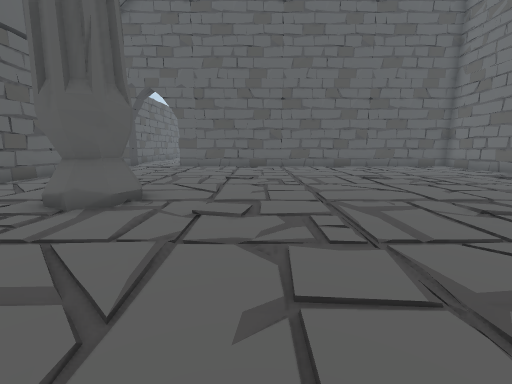
[1] (above)

24 first-person views from a walk through a scene from a Unity 3-D project. The camera is 1.2 m above the floor, tilts 10° down and sees 90° across. The floor is counted in squares, 1 m on a side. Each view is taken from the middle of a square. On the plan, view 1 faces up. The plan holds only what a view shows up to about 12 squares ahead; the rest is blank. The place goes on beyond the plan.

[2]
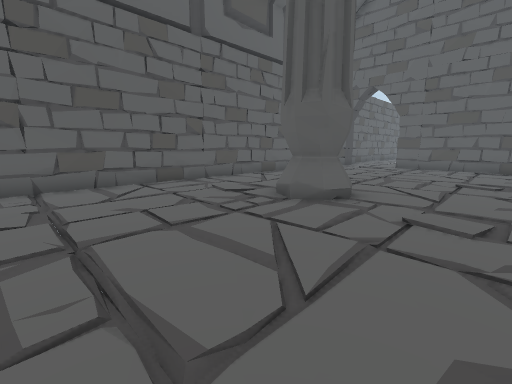

[3]
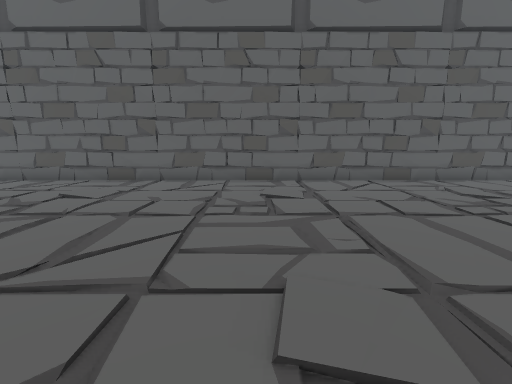

[4]
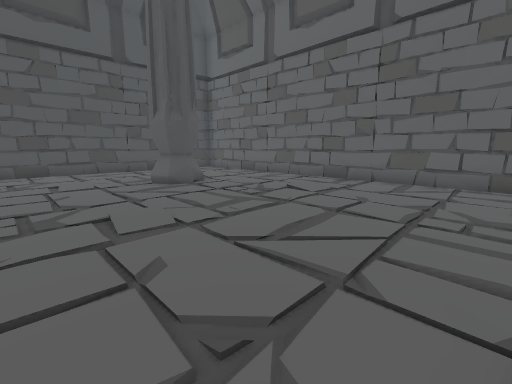

[5]
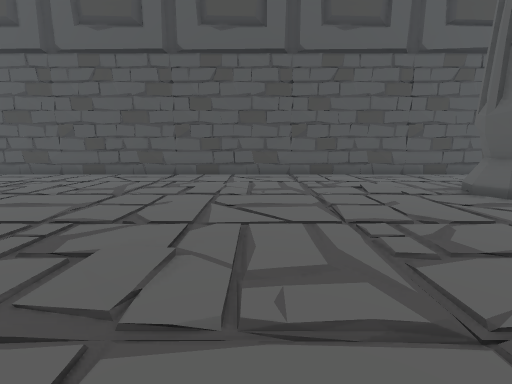

[6]
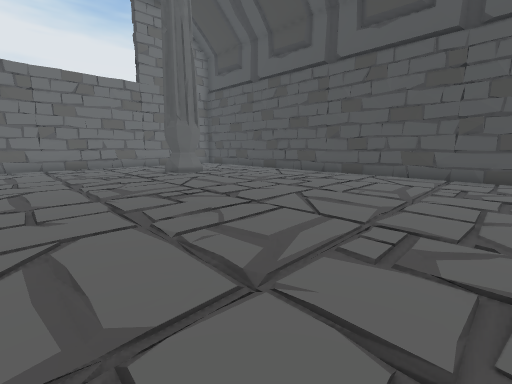

[7]
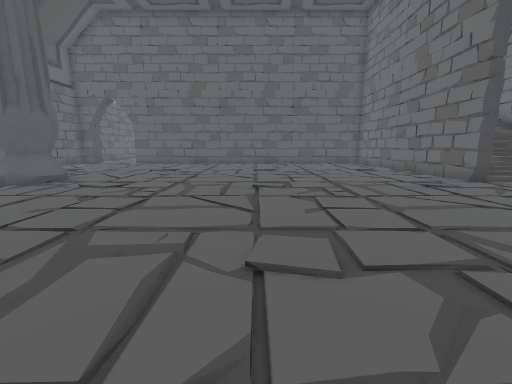

[8]
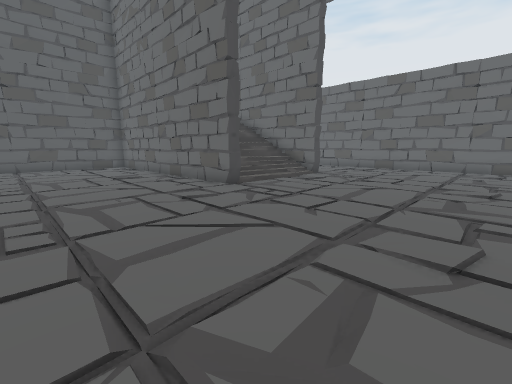

[9]
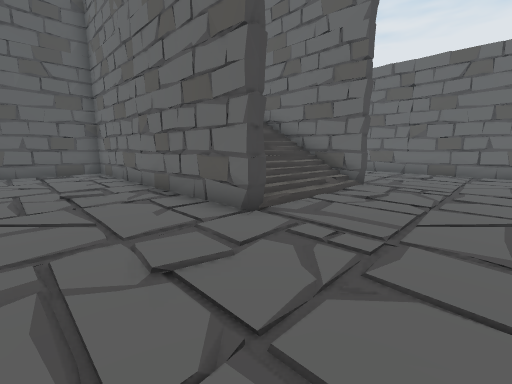

[10]
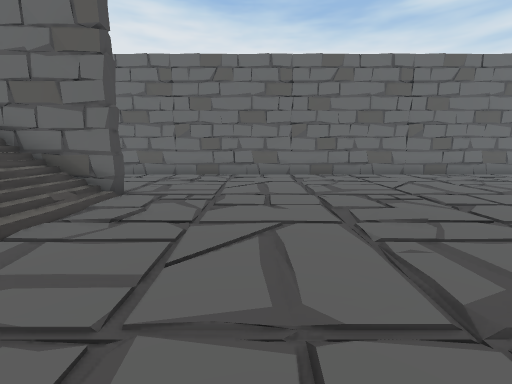

[11]
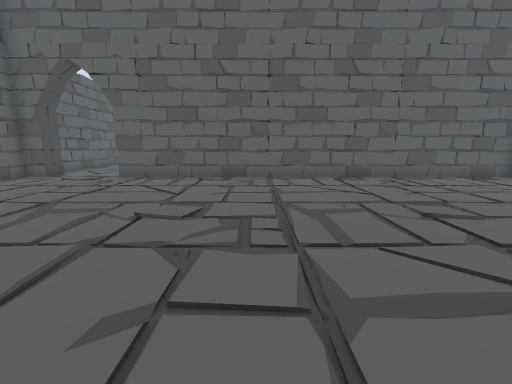

[12]
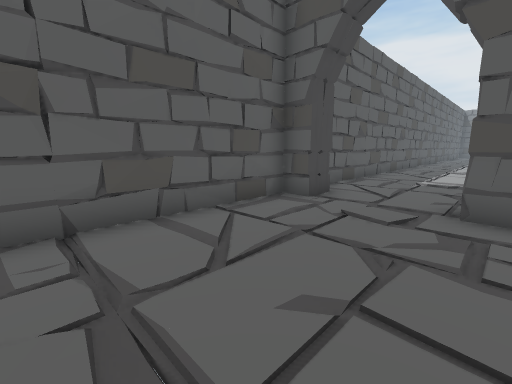

[13]
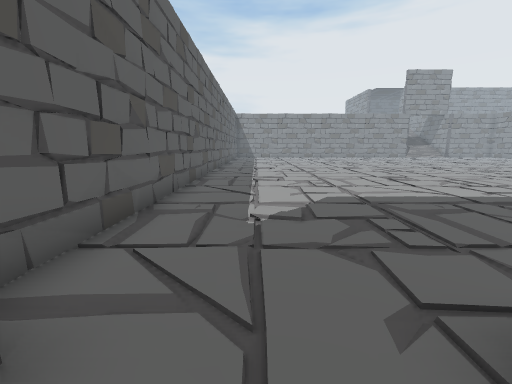

[14]
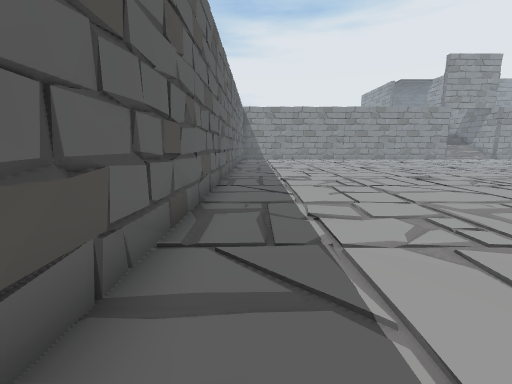

[15]
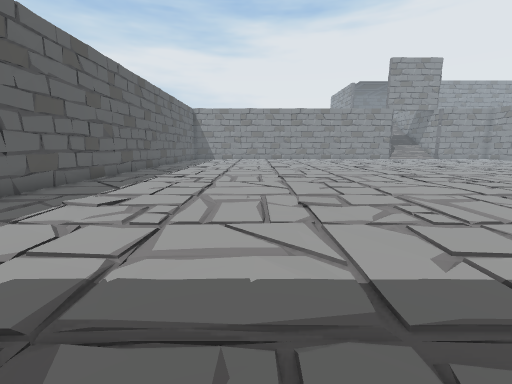

[16]
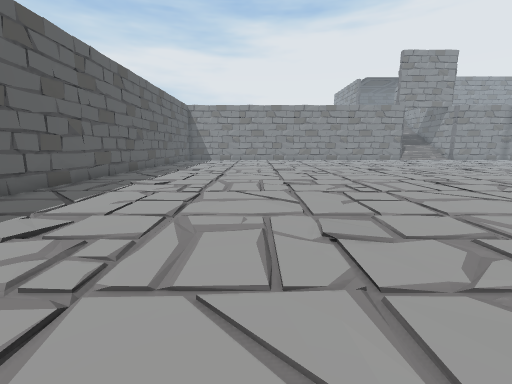

[17]
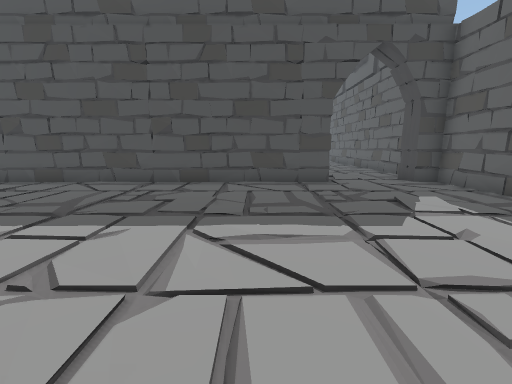

[18]
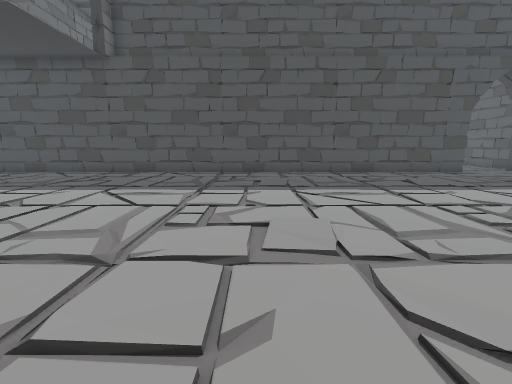

[19]
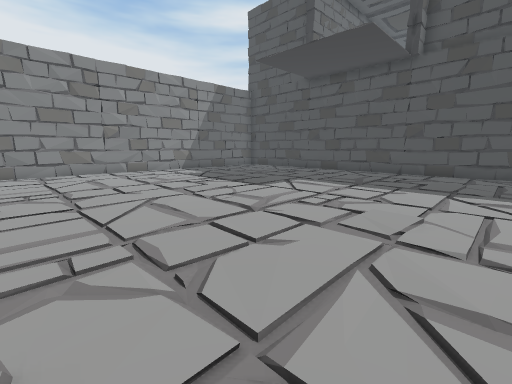

[20]
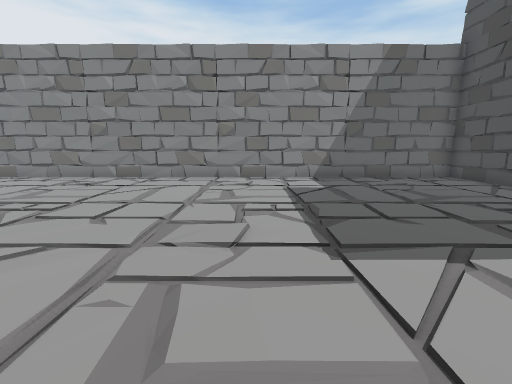

[21]
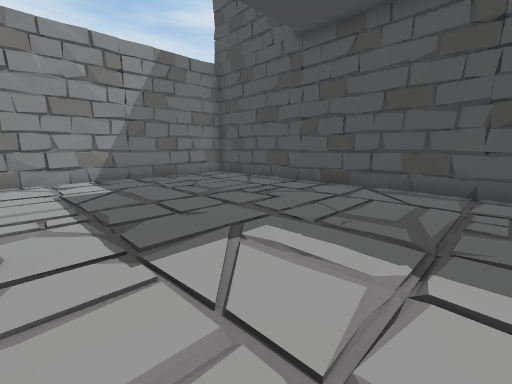

[22]
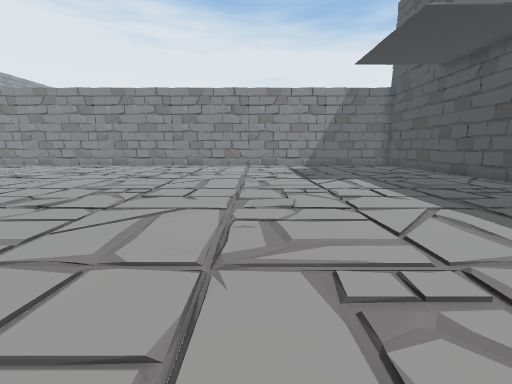

[23]
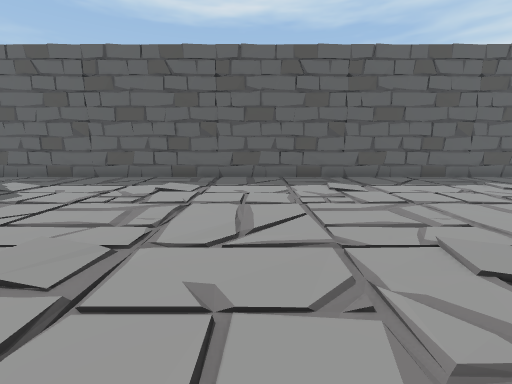

[24]
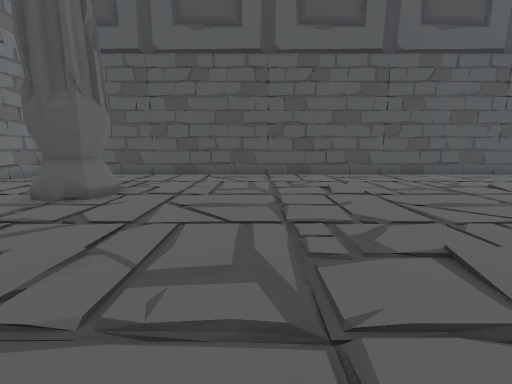

### Floor plan
Key: @ floor where view 1 was taken; # wall or solid block; . main floor; : floor 0.25 m higher than the main floor; + floor 0.75 m higher than the main floor; = window, fence, low wall or low ledge.
Columns run from 9 left of view 1 to 22 right of it. Each row starts with its distance up from view 1.
 33 ##........ ...  ...  ....    .#
 32 #.................. ......  ..#
 31 #......................... ...#
 30 #.............................#
 29 #.............................#
 28 #.............................#
 27 #.............................#
 26 #.............................#
 25 #.............................#
 24 #.............................#
 23 #.............................#
 22 #.............................#
 21 #.............................#
 20 #.............................#
 19 #.............................#
 18 #.............................##
 17 #..............................#
 16 ##...###########################
 15 ##......###..###..###
 14 #...................#
 13 #...................#
 12 #...................#
 11 #...................#
 10 #...................#
  9 #..  ...............#    #
  8 #..  ...............# ####    #
  7 #...  ..............##=++#   .#
  6 #.... #.............##:::#....#
  5 #....##.......................#
  4 #.............................#
  3 #.............................#
  2 #.............................#
  1 #.............................#
  0 #........@....................#
 -1 #.............................#
 -2 #...............      ........#
 -3 #.......... ..................#
 -4 #.............................#
 -5 #.............................#
 -6 #.............................#
 -7 #.......................... ..#
 -8 #..........................  .#
 -9 #....##..................##.  #
-10 #.... #..................# ..
-11       ....................  ..
-12      ......................  .##
-13     .......................   .#
-14   ##...##...##...##...##...## ##
-15    #########################

Where each view was taken, in squares from view 1:
view 1: 0 up, 0 right, facing up
view 2: 0 up, 0 right, facing up-left
view 3: 1 down, 1 right, facing left
view 4: 1 down, 1 right, facing down-left
view 5: 3 down, 3 right, facing down
view 6: 3 down, 5 right, facing down-right
view 7: 3 down, 4 right, facing up
view 8: 1 down, 6 right, facing up-right
view 9: 2 up, 8 right, facing up-right
view 10: 2 up, 10 right, facing right
view 11: 5 up, 1 right, facing up
view 12: 10 up, 4 left, facing up-left
view 13: 15 up, 6 left, facing up
view 14: 20 up, 7 left, facing up
view 15: 19 up, 2 left, facing up
view 16: 21 up, 2 left, facing up
view 17: 25 up, 2 left, facing down
view 18: 28 up, 5 right, facing down
view 19: 29 up, 8 right, facing down-right
view 20: 24 up, 11 right, facing right
view 21: 24 up, 11 right, facing down-right
view 22: 25 up, 4 right, facing right
view 23: 27 up, 2 right, facing left
view 24: 3 down, 12 right, facing down
